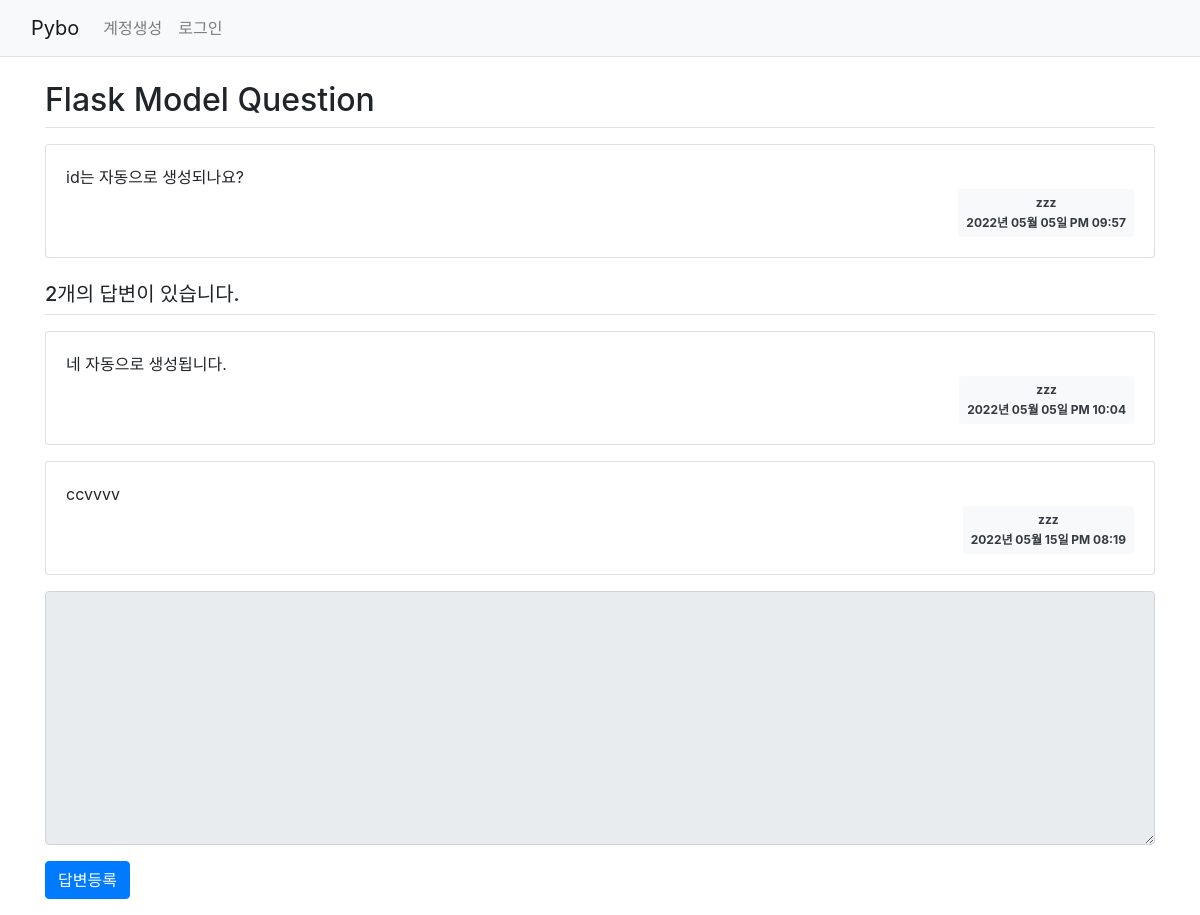
Screenshot of /question/detail/2/ with the database file from the repository.
### pybo/models.py (models this page shows)
class Question(db.Model):
    id = db.Column(db.Integer, primary_key=True)
    subject = db.Column(db.String(200), nullable=False)
    content = db.Column(db.Text(), nullable=False)
    create_date = db.Column(db.DateTime(), nullable=False)
    user_id = db.Column(db.Integer, db.ForeignKey('user.id', ondelete='CASCADE'), nullable=False)
    user = db.relationship('User', backref=db.backref('question_set'))

class User(db.Model):
    id = db.Column(db.Integer, primary_key=True)
    username = db.Column(db.String(150), unique=True, nullable=False)
    password = db.Column(db.String(200), nullable=False)
    email = db.Column(db.String(120), unique=True, nullable=False)

class Answer(db.Model):
    id = db.Column(db.Integer, primary_key=True)
    question_id = db.Column(db.Integer, db.ForeignKey('question.id', ondelete='CASCADE'))
    question = db.relationship('Question', backref=db.backref('answer_set'))
    content = db.Column(db.Text(), nullable=False)
    create_date = db.Column(db.DateTime(), nullable=False)
    user_id = db.Column(db.Integer, db.ForeignKey('user.id', ondelete='CASCADE'), nullable=False)
    user = db.relationship('User', backref=db.backref('answer_set'))

### pybo/views/question_views.py (the view)
@bp.route('/detail/<int:question_id>/')
def detail(question_id):
    form = AnswerForm()
    question = Question.query.get_or_404(question_id)
    return render_template('question/question_detail.html', question=question, form=form)

### pybo/forms.py
class AnswerForm(FlaskForm):
    content = TextAreaField('내용', validators=[DataRequired('내용은 필수 입력 항목입니다.')])

### pybo/filter.py (called while the page is built)
def format_datetime(value, fmt='%Y년 %m월 %d일 %p %I:%M'):
    return value.strftime(fmt)

### pybo/views/auth_views.py (called while the page is built)
@bp.before_app_request
def load_logged_in_user():
    user_id = session.get('user_id')
    if user_id is None:
        g.user = None
    else:
        g.user = User.query.get(user_id)

### pybo/templates/question/question_detail.html (shortened to what this page needs)
{% extends 'base.html' %}
{% block content %}
<div class="container my-3">
    <h2 class = "border-bottom py-2">{{ question.subject }}</h2>
    <div class = "card my-3">
        <div class = "card-body">
            <div class="card-text" style="white-space: pre-line;">{{ question.content }}</div>
            <div class="d-flex justify-content-end">
                <div class = "badge bg-light text-dark p-2 text-start">
                    <div class="mb-2">{{ question.user.username }}</div>
                    <div>{{ question.create_date|datetime }}</div>
                </div>
            </div>
        </div>
    </div>
    <h5 class="border-bottom my-3 py-2">{{ question.answer_set|length }}개의 답변이 있습니다.</h5>
    {% for answer in question.answer_set %}
    <div class="card my-3">
        <div  class = "card-body">
            <div class = "card-text" style="white-space: pre-line;">{{ answer.content }}</div>
            <div class="d-flex justify-content-end">
                <div class = "badge bg-light text-dark p-2 text-start">
                    <div class="mb-2">{{ answer.user.username }}</div>
                    <div>{{ answer.create_date|datetime }}</div>
                </div>
            </div>
        </div>
    </div>
    {% endfor %}
    <form action ="{{ url_for('answer.create', question_id=question.id) }}" method="post" class = "my-3">
        <div class="mb-3">
            <textarea {% if not g.user %}disabled{% endif %} name = "content" id="content" class="form-control" rows="10"></textarea>
        </div>
        <input type="submit" value="답변등록" class = "btn btn-primary">
    </form>
</div>
{% endblock %}

### rows the page displays
Question: subject "Flask Model Question", content "id는 자동으로 생성되나요?", create_date "2022년 05월 05일 PM 09:57"
User: user.username "zzz"
Answer: content "네 자동으로 생성됩니다.", user.username "zzz", create_date "2022년 05월 05일 PM 10:04"
Answer: content "ccvvvv", user.username "zzz", create_date "2022년 05월 15일 PM 08:19"

### other values shown
{{ question.answer_set|length }} "2"
